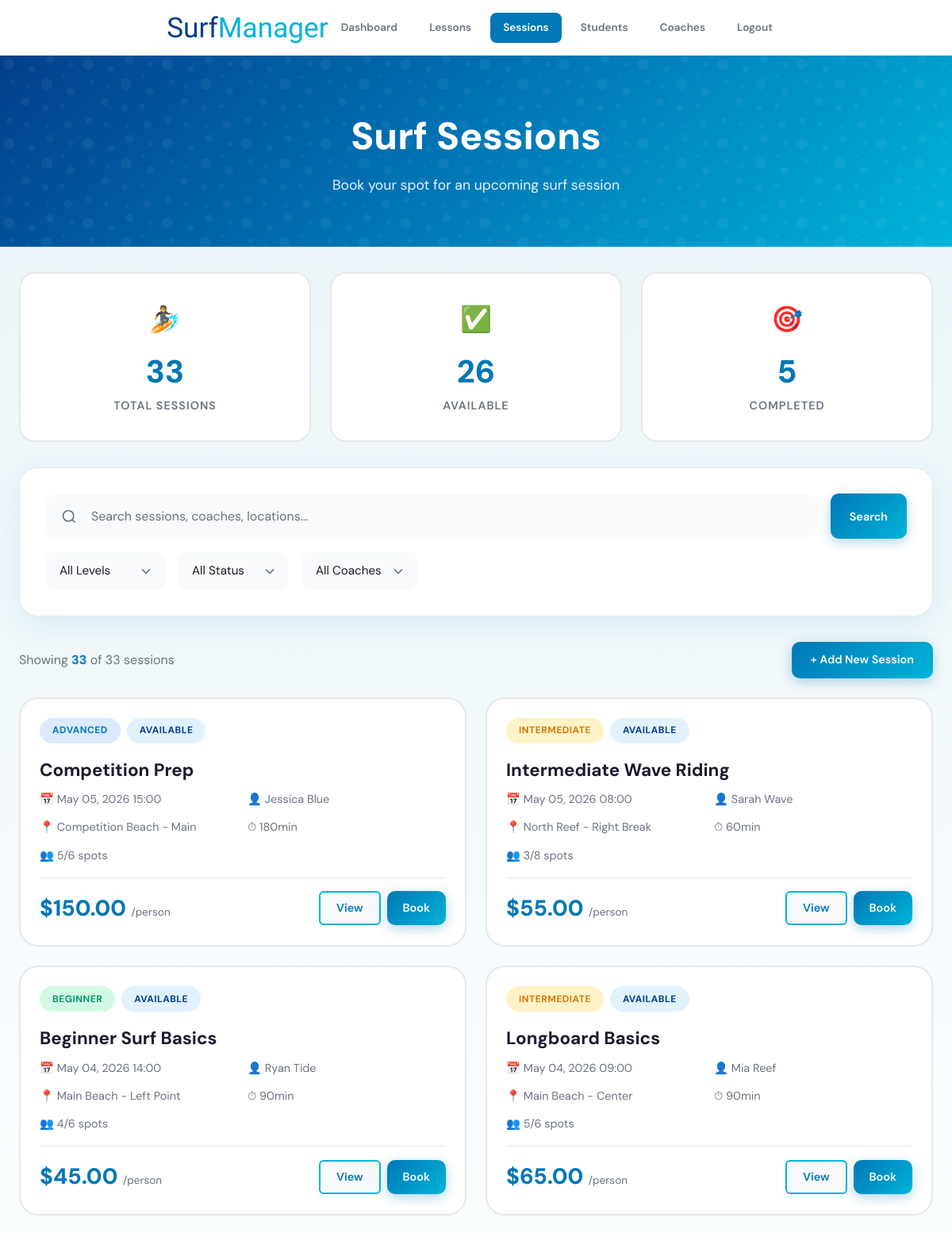
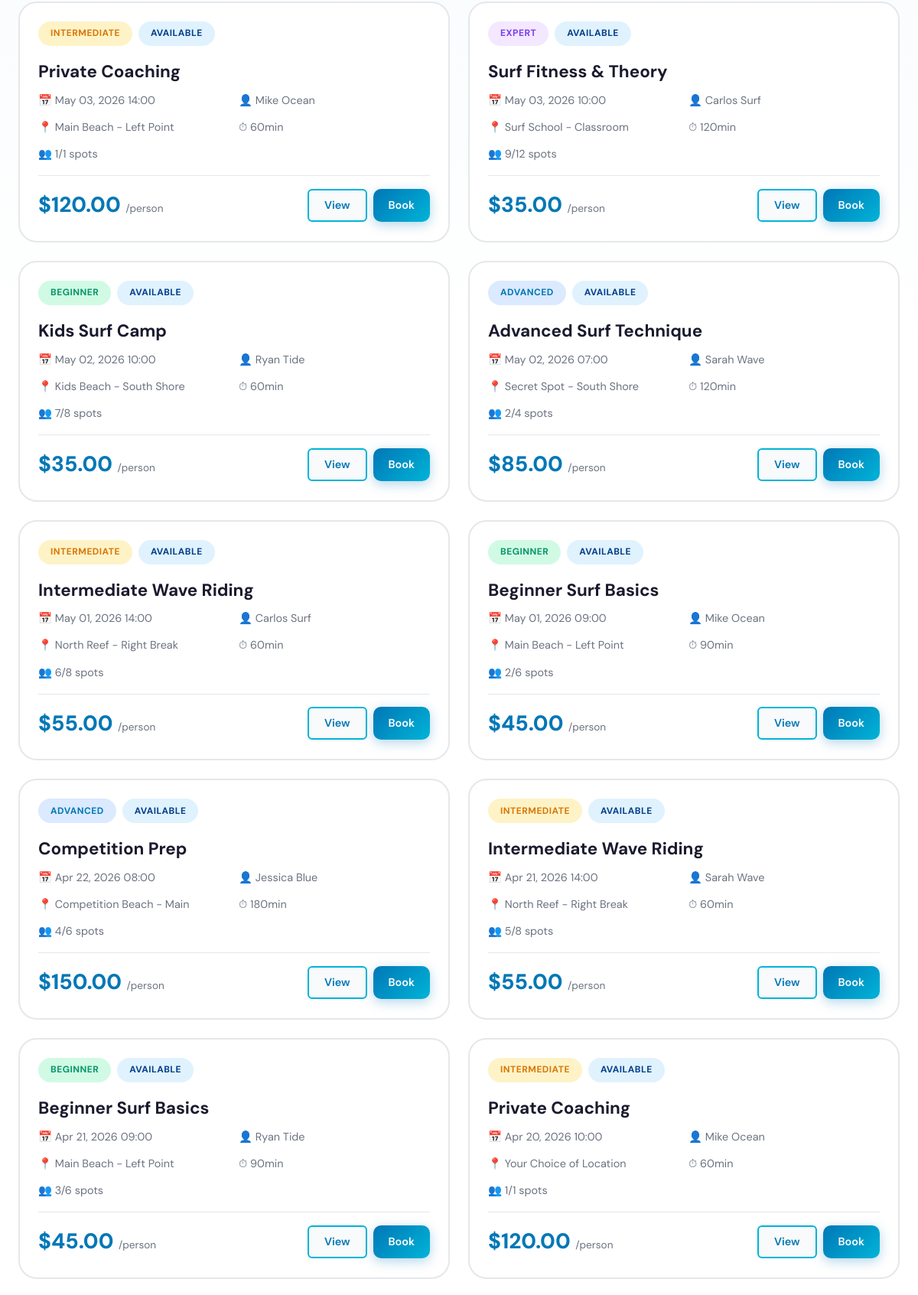
Screenshot of /sessions (signed in, upper part) with the database file from the repository (2 pictures, top to bottom).
### tables this page shows
CREATE TABLE IF NOT EXISTS sessions (
    id INT AUTO_INCREMENT PRIMARY KEY,
    lesson_id INT,
    coach_id INT,
    datetime DATETIME NOT NULL,
    duration INT DEFAULT 60,
    location VARCHAR(255),
    price DECIMAL(10,2) DEFAULT 0.00,
    requirements TEXT,

    status ENUM('available', 'completed', 'cancelled') DEFAULT 'available',

    max_spots INT DEFAULT 8,
    spots_available INT DEFAULT 8,

    created_at TIMESTAMP DEFAULT CURRENT_TIMESTAMP,

    FOREIGN KEY (lesson_id) REFERENCES lessons(id) ON DELETE CASCADE,
    FOREIGN KEY (coach_id) REFERENCES coaches(id) ON DELETE CASCADE,

    CHECK (spots_available >= 0),
    CHECK (spots_available <= max_spots),

    INDEX (lesson_id),
    INDEX (coach_id),
    INDEX (datetime)
);

CREATE TABLE IF NOT EXISTS lessons (
    id INT AUTO_INCREMENT PRIMARY KEY,
    title VARCHAR(255) NOT NULL,
    description TEXT,
    level ENUM('Beginner', 'Intermediate', 'Advanced', 'Expert') DEFAULT 'Beginner',
    created_at TIMESTAMP DEFAULT CURRENT_TIMESTAMP
);

CREATE TABLE IF NOT EXISTS coaches (
    id INT AUTO_INCREMENT PRIMARY KEY,
    name VARCHAR(100) NOT NULL,
    email VARCHAR(100) NOT NULL UNIQUE,
    phone VARCHAR(20),
    speciality VARCHAR(255),
    experience INT DEFAULT 0,
    created_at TIMESTAMP DEFAULT CURRENT_TIMESTAMP
);

### app/Configs/Model.php (called while the page is built, shortened)
<?php
class Model {
    private $host = 'localhost';
    private $dbname = 'surfManager';
    private $dbuser = 'root';
    private $password = '';
    public function __construct() {
        try {
            $this->db = new PDO("mysql:host={$this->host};dbname={$this->dbname}", $this->dbuser, $this->password);
        } catch (PDOException $e) {
            die("Connection failed: " . $e->getMessage());
        }
    }
}

### app/Models/SessionModel.php (called while the page is built, shortened)
<?php
class SessionModel extends Model {
    public function getSessions() {
        try {
            $query = 'SELECT s.*, l.title as lesson_title, l.level as lesson_level,
                      c.name as coach_name, c.speciality as coach_speciality
                      FROM sessions s
                      LEFT JOIN lessons l ON s.lesson_id = l.id
                      LEFT JOIN coaches c ON s.coach_id = c.id
                      ORDER BY s.datetime DESC';
            $stmt = $this->db->prepare($query);
            $stmt->execute();
            return $stmt->fetchAll(PDO::FETCH_ASSOC);
        } catch (Exception $e) {
            $this->error = true;
            return [];
        }
    }
}

### app/Views/admin/sessions.php (the view, shortened to what this page needs)
<!DOCTYPE html>
<html lang="en">
<head>
    <link rel="stylesheet" href="<?= $baseUrl ?>app/Views/css/surf-theme.css">
    <link rel="stylesheet" href="<?= $baseUrl ?>app/Views/css/sessions.css">
</head>
<body>
    <header>
        <div class="container header-content">
            <a href="<?= $baseUrl ?>dashboard" class="logo">Surf<span>Manager</span></a>
            <nav>
                <a href="<?= $baseUrl ?>dashboard">Dashboard</a>
                <a href="<?= $baseUrl ?>lessons">Lessons</a>
                <a href="<?= $baseUrl ?>sessions" class="active">Sessions</a>
                <a href="<?= $baseUrl ?>students">Students</a>
                <a href="<?= $baseUrl ?>coaches">Coaches</a>
                <a href="<?= $baseUrl ?>auth/logout">Logout</a>
            </nav>
        </div>
    </header>
    <section class="hero">
        <div class="container">
            <h1>Surf Sessions</h1>
            <p>Book your spot for an upcoming surf session</p>
        </div>
    </section>
    <main class="container">
        <div class="stats-row">
            <div class="stat-item">
                <div class="stat-icon">🏄</div>
                <div class="stat-number"><?= $totalSessions ?? 0 ?></div>
                <div class="stat-label">Total Sessions</div>
            </div>
            <div class="stat-item">
                <div class="stat-icon">✅</div>
                <div class="stat-number"><?= $availableSessions ?? 0 ?></div>
                <div class="stat-label">Available</div>
            </div>
            <div class="stat-item">
                <div class="stat-icon">🎯</div>
                <div class="stat-number"><?= $completedSessions ?? 0 ?></div>
                <div class="stat-label">Completed</div>
            </div>
        </div>
        <div class="search-section">
            <form action="<?= $baseUrl ?>sessions" method="GET" class="search-form">
                <div class="search-input">
                    <input
                        type="text"
                        name="search"
                        placeholder="Search sessions, coaches, locations..."
                        value="<?= isset($_GET['search']) ? htmlspecialchars($_GET['search']) : '' ?>"
                    >
                </div>
                <button type="submit" class="btn btn-primary">Search</button>
            </form>
            <div class="filters-row">
                <select name="level" onchange="this.form.submit()">
                    <option value="">All Levels</option>
                </select>
                <select name="status" onchange="this.form.submit()">
                    <option value="">All Status</option>
                </select>
                <select name="coach" onchange="this.form.submit()">
                    <option value="">All Coaches</option>
                </select>
            </div>
        </div>
        <div class="actions-row">
            <div class="results-info">
                Showing <strong><?= count($sessions ?? []) ?></strong> of <?= $totalSessions ?? 0 ?> sessions
            </div>
            <a href="<?= $baseUrl ?>sessions/add" class="btn btn-primary">
                + Add New Session
            </a>
        </div>
        <?php if (!empty($sessions)): ?>
            <div class="lessons-grid">
                <?php foreach ($sessions as $session): ?>
                    <div class="lesson-card">
                    <div class="lesson-content">
                            <div class="lesson-badges">
                                <span class="badge badge-<?= strtolower($session['lesson_level'] ?? 'beginner') ?>">
                                    <?= htmlspecialchars($session['lesson_level'] ?? 'Beginner') ?>
                                </span>
                                <span class="badge badge-<?= strtolower($session['status'] ?? 'available') ?>">
                                    <?= htmlspecialchars(ucfirst($session['status'] ?? 'Available')) ?>
                                </span>
                            </div>
                            <h2 class="lesson-title"><?= htmlspecialchars($session['lesson_title'] ?? 'Session') ?></h2>
                            <div class="lesson-meta">
                                <div class="meta-item">📅 <?= date('M d, Y H:i', strtotime($session['datetime'])) ?></div>
                                <div class="meta-item">👤 <?= htmlspecialchars($session['coach_name'] ?? 'TBD') ?></div>
                                <div class="meta-item">📍 <?= htmlspecialchars($session['location'] ?? 'TBD') ?></div>
                                <div class="meta-item">⏱ <?= $session['duration'] ?? 60 ?>min</div>
                                <div class="meta-item">👥 <?= $session['spots_available'] ?? '?' ?>/<?= $session['max_spots'] ?? '?' ?> spots</div>
                            </div>
                            <div class="lesson-footer">
                                <div class="lesson-price">
                                    $<?= number_format($session['price'] ?? 0, 2) ?>
                                    <small>/person</small>
                                </div>
                                <div class="lesson-actions">
                                    <a href="<?= $baseUrl ?>sessions/<?= $session['id'] ?>" class="btn btn-secondary btn-sm">View</a>
                                    <?php if (($session['status'] ?? '') === 'available' && $session['spots_available'] > 0): ?>
                                        <a href="<?= $baseUrl ?>sessions/book/<?= $session['id'] ?>" class="btn btn-primary btn-sm">Book</a>
                                    <?php endif; ?>
                                </div>
                            </div>
                        </div>
                    </div>
                <?php endforeach; ?>
            </div>
        <?php endif; ?>
    </main>
</body>
</html>

### router/index.php (shortened to what this page needs)
<?php
class Router {
    private $routes = [];
    public function get($pattern, $callback) {
        $this->routes[] = [
            'method' => 'GET',
            'pattern' => $pattern,
            'callback' => $callback
        ];
    }
    public function post($pattern, $callback) {
        $this->routes[] = [
            'method' => 'POST',
            'pattern' => $pattern,
            'callback' => $callback
        ];
    }
    public function run() {
        $basePath = '/surfManager';
        $path = parse_url($_SERVER['REQUEST_URI'], PHP_URL_PATH);
        $currentUrl = trim(str_replace($basePath, '', $path), '/');
        $requestMethod = $_SERVER['REQUEST_METHOD'];
        foreach ($this->routes as $route) {
            if ($route['method'] !== $requestMethod) continue;
            $patternRegex = preg_replace_callback('#\{([\w]+)\}#', function($matches) {
                return '(?P<' . $matches[1] . '>\d+)';
            }, $route['pattern']);
            if (preg_match("#^$patternRegex$#", $currentUrl, $matches)) {
                $params = [];
                [$class, $method] = $route['callback'];
                $controller = new $class();
                call_user_func_array([$controller, $method], $params);
                return;
            }
        }
    }
}
$router = new Router();
$router->get('home', [HomeController::class, 'show']);
$router->get('', [HomeController::class, 'show']);
$router->get('login', [AuthController::class, 'login']);
$router->post('auth/login', [AuthController::class, 'login']);
$router->get('signup', [AuthController::class, 'signup']);
$router->post('auth/signup', [AuthController::class, 'signup']);
$router->get('auth/logout', [AuthController::class, 'logout']);
if (isset($_SESSION['user'])) {
    if ($_SESSION['user']['role'] === 'admin') {
        $router->get('dashboard', [DashboardController::class, 'index']);
        $router->get('lessons', [LessonsController::class, 'index']);
        $router->get('lessons/{id}', [LessonsController::class, 'show']);
        $router->get('lessons/add', [LessonsController::class, 'add']);
        $router->post('lessons/add', [LessonsController::class, 'add']);
        $router->get('lessons/edit/{id}', [LessonsController::class, 'edit']);
        $router->post('lessons/edit/{id}', [LessonsController::class, 'edit']);
        $router->post('lessons/delete/{id}', [LessonsController::class, 'delete']);
        $router->get('sessions', [SessionsController::class, 'index']);
        $router->get('sessions/{id}', [SessionsController::class, 'show']);
        $router->get('sessions/add', [SessionsController::class, 'add']);
        $router->post('sessions/add', [SessionsController::class, 'add']);
        $router->get('sessions/edit/{id}', [SessionsController::class, 'edit']);
        $router->post('sessions/edit/{id}', [SessionsController::class, 'edit']);
        $router->post('sessions/delete/{id}', [SessionsController::class, 'delete']);
        $router->get('sessions/book/{id}', [BookingController::class, 'book']);
        $router->post('sessions/book/{id}', [BookingController::class, 'book']);
        $router->post('sessions/cancel/{assignmentId}/{sessionId}', [BookingController::class, 'cancelBooking']);
        $router->get('students', [StudentsController::class, 'index']);
        $router->get('students/{id}', [StudentsController::class, 'show']);
        $router->get('students/edit/{id}', [StudentsController::class, 'edit']);
        $router->post('students/edit/{id}', [StudentsController::class, 'edit']);
        $router->post('students/level/{id}', [StudentsController::class, 'updateLevel']);
        $router->post('students/payment/{assignmentId}/{studentId}', [StudentsController::class, 'updatePayment']);
        $router->get('coaches', [CoachController::class, 'index']);
        $router->get('coaches/add', [CoachController::class, 'add']);
        $router->post('coaches/add', [CoachController::class, 'add']);
        $router->post('coaches/delete/{id}', [CoachController::class, 'delete']);
        $router->get('profile', [ProfileController::class, 'profile']);
    }
}
$router->run();

### app/Views/css/surf-theme.css (style rules this page uses)
:root { --white: #ffffff; --off-white: #f8fafb; --ocean-blue: #0077b6; --ocean-light: #00b4d8; --ocean-deep: #023e8a; --sea-foam: #90e0ef; --sand: #f5f0e8; --text-dark: #1a1a2e; --text-gray: #6b7280; --shadow: rgba(0, 119, 182, 0.1); }
* { margin: 0; padding: 0; box-sizing: border-box; }
body { font-family: 'DM Sans', sans-serif; background: linear-gradient(180deg, #e8f4f8 0%, var(--white) 30%); color: var(--text-dark); min-height: 100vh; line-height: 1.6; }
.container { max-width: 1200px; margin: 0 auto; padding: 0 1.5rem; }
header { background: var(--white); height: 70px; padding: 0; display: flex; align-items: center; box-shadow: 0 2px 20px var(--shadow); position: sticky; top: 0; z-index: 100; }
.logo { font-family: 'Allison', cursive; font-size: 1.8rem; color: var(--ocean-deep); text-decoration: none; }
header { background: var(--white); padding: 1rem 0; box-shadow: 0 2px 20px var(--shadow); position: sticky; top: 0; z-index: 100; }
.header-content { display: flex; justify-content: space-between; align-items: center; }
.logo { font-family: 'Allison', cursive; font-size: 2.2rem; color: var(--ocean-deep); text-decoration: none; }
.logo span { color: var(--ocean-light); }
nav { display: flex; align-items: center; gap: 0.5rem; }
nav a { padding: 0.5rem 1rem; color: var(--text-gray); text-decoration: none; font-weight: 600; font-size: 0.85rem; border-radius: 8px; transition: all 0.3s ease; }
nav a.active { color: var(--white); background: var(--ocean-blue); }
.hero { background: linear-gradient(135deg, var(--ocean-deep) 0%, var(--ocean-blue) 50%, var(--ocean-light) 100%); padding: 4rem 0; text-align: center; position: relative; overflow: hidden; }
.hero::before { content: ''; position: absolute; top: 0; left: 0; right: 0; bottom: 0; pointer-events: none; }
.hero h1 { font-size: 3rem; font-weight: 800; margin-bottom: 0.5rem; color: var(--white); }
.hero p { color: rgba(255, 255, 255, 0.9); font-size: 1.1rem; }
main { padding: 1.5rem 0; }
.btn { padding: 0.7rem 1.5rem; border: none; border-radius: 10px; font-size: 0.9rem; font-weight: 600; font-family: inherit; cursor: pointer; transition: all 0.3s ease; display: inline-flex; align-items: center; gap: 0.5rem; text-decoration: none; }
.btn-primary { background: linear-gradient(135deg, var(--ocean-blue) 0%, var(--ocean-light) 100%); color: var(--white); box-shadow: 0 4px 15px rgba(0, 119, 182, 0.3); }
.btn-secondary { background: var(--off-white); color: var(--ocean-blue); border: 2px solid var(--ocean-light); padding: 0.5rem 1.2rem; border-radius: 6px; font-size: 0.85rem; font-weight: 600; cursor: pointer; text-decoration: none; display: inline-block; }
.btn-sm { padding: 0.5rem 1.25rem; font-size: 0.9rem; }
.badge { padding: 0.4rem 1rem; border-radius: 50px; font-size: 0.75rem; font-weight: 700; text-transform: uppercase; letter-spacing: 0.5px; }
.badge-beginner { background: #d1fae5; color: #059669; }
.badge-intermediate { background: #fef3c7; color: #d97706; }
.badge-advanced { background: #dbeafe; color: var(--ocean-blue); }
.badge-expert { background: #f3e8ff; color: #7c3aed; }
.badge-available { background: #e0f2fe; color: var(--ocean-deep); }

### rows the page displays
sessions: lesson.level "ADVANCED", status "AVAILABLE", lesson.title "Competition Prep", datetime "May 05, 2026 15:00", coach.name "Jessica Blue", location "Competition Beach - Main", duration "180", spots_available "5", max_spots "6", price "150.00"
sessions: lesson.level "INTERMEDIATE", status "AVAILABLE", lesson.title "Intermediate Wave Riding", datetime "May 05, 2026 08:00", coach.name "Sarah Wave", location "North Reef - Right Break", duration "60", spots_available "3", max_spots "8", price "55.00"
sessions: lesson.level "BEGINNER", status "AVAILABLE", lesson.title "Beginner Surf Basics", datetime "May 04, 2026 14:00", coach.name "Ryan Tide", location "Main Beach - Left Point", duration "90", spots_available "4", max_spots "6", price "45.00"
sessions: lesson.level "INTERMEDIATE", status "AVAILABLE", lesson.title "Longboard Basics", datetime "May 04, 2026 09:00", coach.name "Mia Reef", location "Main Beach - Center", duration "90", spots_available "5", max_spots "6", price "65.00"
sessions: lesson.level "INTERMEDIATE", status "AVAILABLE", lesson.title "Private Coaching", datetime "May 03, 2026 14:00", coach.name "Mike Ocean", location "Main Beach - Left Point", duration "60", spots_available "1", max_spots "1", price "120.00"
sessions: lesson.level "EXPERT", status "AVAILABLE", lesson.title "Surf Fitness & Theory", datetime "May 03, 2026 10:00", coach.name "Carlos Surf", location "Surf School - Classroom", duration "120", spots_available "9", max_spots "12", price "35.00"
sessions: lesson.level "BEGINNER", status "AVAILABLE", lesson.title "Kids Surf Camp", datetime "May 02, 2026 10:00", coach.name "Ryan Tide", location "Kids Beach - South Shore", duration "60", spots_available "7", max_spots "8", price "35.00"
sessions: lesson.level "ADVANCED", status "AVAILABLE", lesson.title "Advanced Surf Technique", datetime "May 02, 2026 07:00", coach.name "Sarah Wave", location "Secret Spot - South Shore", duration "120", spots_available "2", max_spots "4", price "85.00"
sessions: lesson.level "INTERMEDIATE", status "AVAILABLE", lesson.title "Intermediate Wave Riding", datetime "May 01, 2026 14:00", coach.name "Carlos Surf", location "North Reef - Right Break", duration "60", spots_available "6", max_spots "8", price "55.00"
sessions: lesson.level "BEGINNER", status "AVAILABLE", lesson.title "Beginner Surf Basics", datetime "May 01, 2026 09:00", coach.name "Mike Ocean", location "Main Beach - Left Point", duration "90", spots_available "2", max_spots "6", price "45.00"
sessions: lesson.level "ADVANCED", status "AVAILABLE", lesson.title "Competition Prep", datetime "Apr 22, 2026 08:00", coach.name "Jessica Blue", location "Competition Beach - Main", duration "180", spots_available "4", max_spots "6", price "150.00"
sessions: lesson.level "INTERMEDIATE", status "AVAILABLE", lesson.title "Intermediate Wave Riding", datetime "Apr 21, 2026 14:00", coach.name "Sarah Wave", location "North Reef - Right Break", duration "60", spots_available "5", max_spots "8", price "55.00"
sessions: lesson.level "BEGINNER", status "AVAILABLE", lesson.title "Beginner Surf Basics", datetime "Apr 21, 2026 09:00", coach.name "Ryan Tide", location "Main Beach - Left Point", duration "90", spots_available "3", max_spots "6", price "45.00"
sessions: lesson.level "INTERMEDIATE", status "AVAILABLE", lesson.title "Private Coaching", datetime "Apr 20, 2026 10:00", coach.name "Mike Ocean", location "Your Choice of Location", duration "60", spots_available "1", max_spots "1", price "120.00"

### other values shown
count($sessions ?? []) "33"
